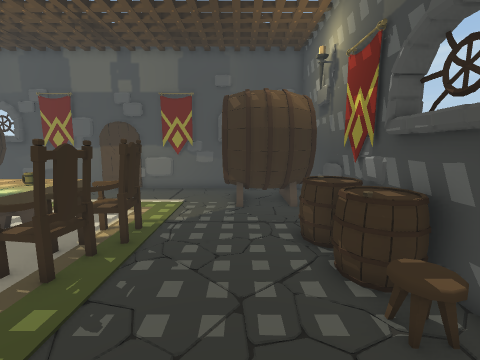
View 1 (above)

15 first-person views from a walk through a scene from a Unity 3-D project. The camera is 1.4 m above the floor, tilts 8° down and sees 90° across. The floor is counted in squares, 0.5 m on a side. Each view is taken from the middle of a square. On the plan, view 1 faces up. The plan holds only what a view shows up to about 18 squares ahead; the rest is blank. The player character is not drawn.

View 2
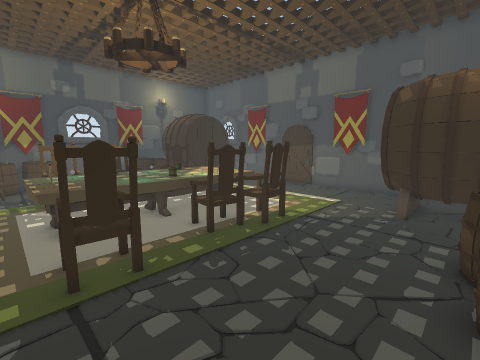

View 3
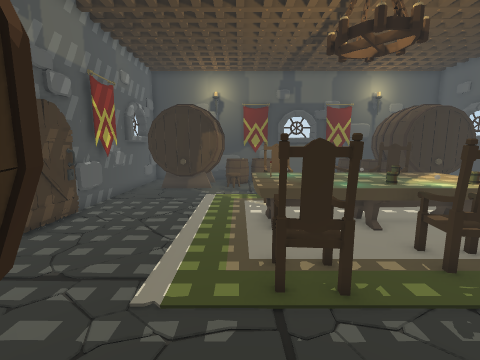

View 4
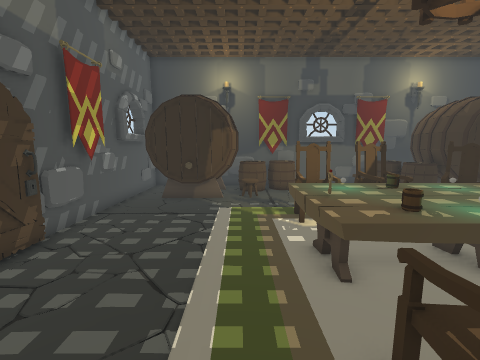

View 5
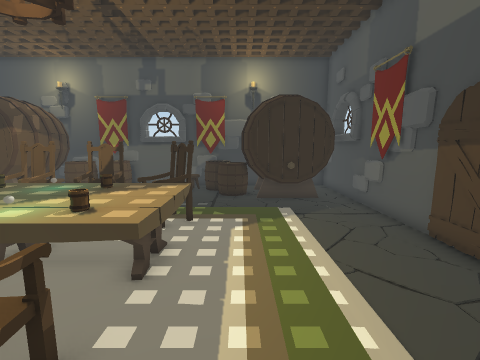

View 6
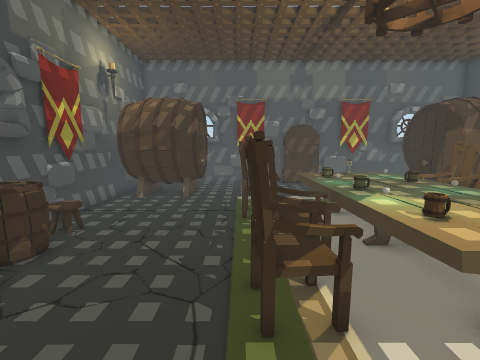

View 7
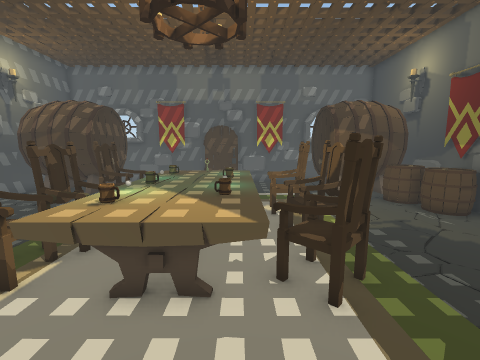

View 8
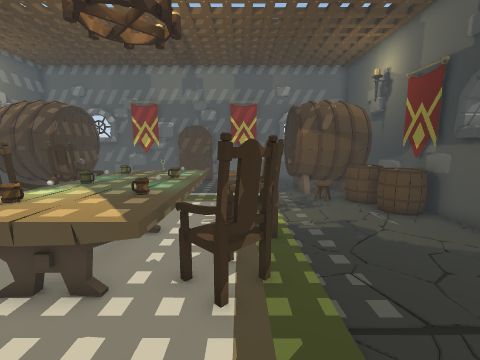

View 9
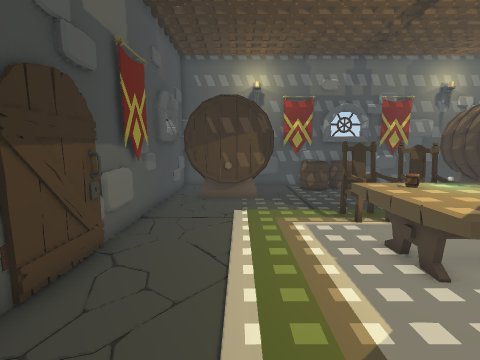

View 10
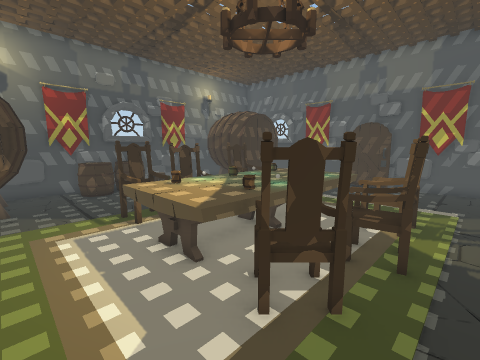

View 11
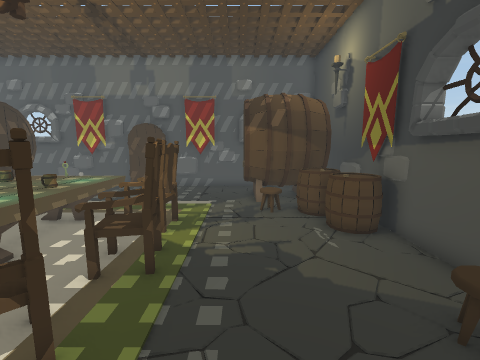

View 12
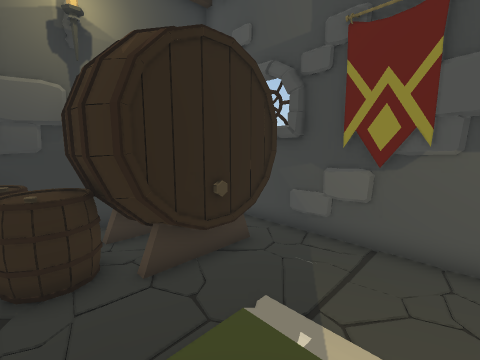

View 13
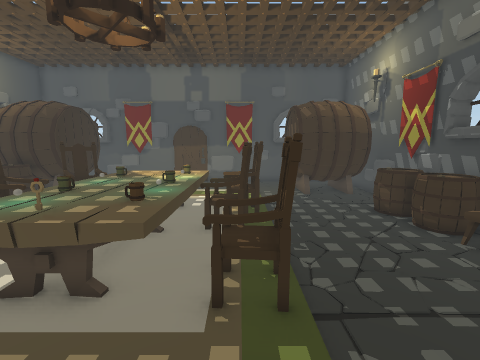

View 14
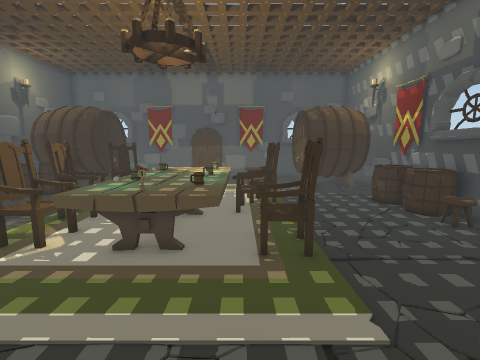

View 15
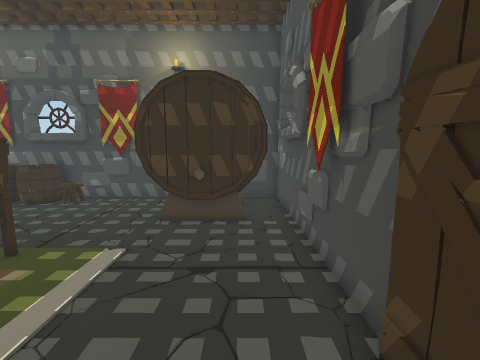

### Floor plan
Key: @ floor where view 1 was taken; # wall or solid block; . floor; B barrel; C carpet; T table; H chair; O other object.
Columns run from 19 left of view 1 to 4 right of it. Each row starts with its distance up from view 1.
 16 ########################
 15 #    B............BB   #
 14     BB............BB   #
 13     BB............BB   #
 12 # B BB.....C......BB BB#
 11 #BBBBB.         ..BBBBB#
 10 #BBBB..     CC  ...BBBB#
  9 #BBBB..  .CCCC  .......#
  8 #BB.... HHTTTTHHH....BB#
  7 #O....CHHHTTTTHHH....BB#
  6 #.......HCTTTTHHC....BB#
  5 #......HHCTTTTHH.....BB#
  4 #......HHCTTTTTC......B#
  3 #B......HCTTTTT.......O#
  2 #BB....HHHTTTTTHH......#
  1 #BB....HHHTTTTTHH......#
  0 #BB....   CCCC  ...@...#
 -1 #BBBBBC      CC ...BBBB#
 -2 #BBBBB............BBBBB#
 -3 #BB BB............BB BB#
 -4 #   BB............BB   #
 -5 #   BB............BB   #
 -6 #    B............BB   #
 -7 ########################

Where each view was taken, in squares from view 1:
view 1: 0 up, 0 right, facing up
view 2: 0 up, 2 right, facing up-left
view 3: 0 up, 1 right, facing left
view 4: 1 down, 2 left, facing left
view 5: 10 up, 2 left, facing left
view 6: 11 up, 3 left, facing down
view 7: 12 up, 9 left, facing down
view 8: 12 up, 11 left, facing down
view 9: 12 up, 13 left, facing right
view 10: 11 up, 13 left, facing down-right
view 11: 10 up, 14 left, facing down
view 12: 9 up, 10 left, facing up-left
view 13: 3 down, 4 left, facing up
view 14: 5 down, 5 left, facing up
view 15: 5 down, 9 left, facing right
